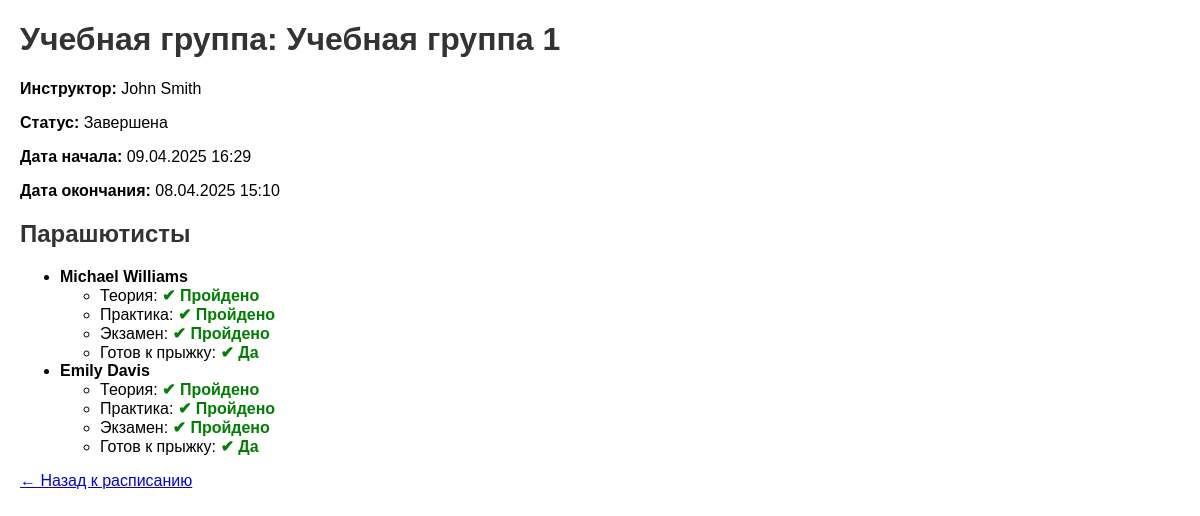
The page /instructors/1/training_groups/1/ on the database its author committed.
### instructors/models.py (models this page shows, shortened)
class TrainingGroup(models.Model):
    STATUS_CHOICES = [
        ('created', 'Создана'),  # Статус "Создана"
        ('in_progress', 'В процессе'),  # Статус "В процессе"
        ('completed', 'Завершена'),  # Статус "Завершена"
    ]
    group_id = models.AutoField(primary_key=True)
    instructor = models.ForeignKey('Instructor',
                                   on_delete=models.CASCADE)  # Убедитесь, что модель Instructor определена
    group_name = models.CharField(max_length=255)  # Название группы
    start_date_time = models.DateTimeField()  # Дата и время начала
    end_date_time = models.DateTimeField(null=True, blank=True)  # Дата и время завершения
    status = models.CharField(max_length=20, choices=STATUS_CHOICES, default='created')  # Статус с choices

class Instructor(models.Model):
    instructor_id = models.AutoField(primary_key=True)
    first_name = models.CharField(max_length=255)
    middle_name = models.CharField(max_length=255)
    last_name = models.CharField(max_length=255)
    contact_info = models.CharField(max_length=255)
    qualification = models.CharField(max_length=50)
    status = models.CharField(max_length=50)

class TrainingGroupParachutist(models.Model):
    parachutist = models.ForeignKey(Parachutist, on_delete=models.CASCADE)
    group = models.ForeignKey(TrainingGroup, on_delete=models.CASCADE)
    theory_passed = models.BooleanField(default=False)
    practice_passed = models.BooleanField(default=False)
    exam_passed = models.BooleanField(default=False)  # Новое поле для зачета
    ready_for_jump = models.BooleanField(default=False)  # Новое поле

class Parachutist(models.Model):
    parachutist_id = models.AutoField(primary_key=True)
    first_name = models.CharField(max_length=255)
    middle_name = models.CharField(max_length=255)
    last_name = models.CharField(max_length=255)
    contact_info = models.CharField(max_length=255)

### instructors/views.py (the view)
# urls.py: path('instructors/<int:instructor_id>/training_groups/<int:training_group_id>/', training_group_detail,
def training_group_detail(request, instructor_id, training_group_id):
    instructor = get_object_or_404(Instructor, pk=instructor_id)
    training_group = get_object_or_404(TrainingGroup, pk=training_group_id, instructor=instructor)
    group_parachutists = TrainingGroupParachutist.objects.filter(group=training_group).select_related('parachutist')
    context = {
        'instructor': instructor,
        'training_group': training_group,
        'group_parachutists': group_parachutists,
    }
    return render(request, 'training_group_detail.html', context)

### instructors/templates/training_group_detail.html (shortened to what this page needs)
<!DOCTYPE html>
<html lang="ru">
<head>
</head>
<body>
<h1>Учебная группа: {{ training_group.group_name }}</h1>
<p><strong>Инструктор:</strong> {{ instructor.first_name }} {{ instructor.last_name }}</p>
<p><strong>Статус:</strong> {{ training_group.get_status_display }}</p>
<p><strong>Дата начала:</strong> {{ training_group.start_date_time|date:"d.m.Y H:i" }}</p>
{% if training_group.end_date_time %}
    <p><strong>Дата окончания:</strong> {{ training_group.end_date_time|date:"d.m.Y H:i" }}</p>
{% endif %}
<h2>Парашютисты</h2>
{% if group_parachutists %}
    <ul>
        {% for gp in group_parachutists %}
            <li>
                <strong>
                    {% if training_group.status == 'in_progress' %}
                        <a href="{% url 'edit_checkpoint' instructor_id=instructor.instructor_id training_group_id=training_group.group_id parachutist_id=gp.parachutist.parachutist_id %}" class="parachutist-name">
                            {{ gp.parachutist.first_name }} {{ gp.parachutist.last_name }}
                        </a>
                    {% else %}
                        {{ gp.parachutist.first_name }} {{ gp.parachutist.last_name }}
                    {% endif %}
                </strong>
                <ul>
                    <li>Теория: <span class="{% if gp.theory_passed %}passed{% else %}failed{% endif %}">
                    {% if gp.theory_passed %}✔ Пройдено{% else %}✖ Не пройдено{% endif %}
                </span></li>
                    <li>Практика: <span class="{% if gp.practice_passed %}passed{% else %}failed{% endif %}">
                    {% if gp.practice_passed %}✔ Пройдено{% else %}✖ Не пройдено{% endif %}
                </span></li>
                    <li>Экзамен: <span class="{% if gp.exam_passed %}passed{% else %}failed{% endif %}">
                    {% if gp.exam_passed %}✔ Пройдено{% else %}✖ Не пройдено{% endif %}
                </span></li>
                    <li>Готов к прыжку: <span class="{% if gp.ready_for_jump %}passed{% else %}failed{% endif %}">
                    {% if gp.ready_for_jump %}✔ Да{% else %}✖ Нет{% endif %}
                </span></li>
                </ul>
            </li>
        {% endfor %}
    </ul>
{% else %}
    <p>В этой группе пока нет парашютистов.</p>
{% endif %}
<p><a href="{% url 'instructor_schedule' instructor_id=instructor.instructor_id %}">← Назад к расписанию</a></p>
</body>
</html>

### instructors/templates/training_group_detail.html (style rules this page uses)
body { font-family: Arial, sans-serif; margin: 20px; }
h1, h2 { color: #333; }
.passed { color: green; font-weight: bold; }

### rows shown on the page
TrainingGroup: group_name "Учебная группа 1", status "Завершена", start_date_time "09.04.2025 16:29", end_date_time "08.04.2025 15:10"
Instructor: first_name "John", last_name "Smith"
TrainingGroupParachutist: parachutist.first_name "Michael", parachutist.last_name "Williams", theory_passed "✔ Пройдено", practice_passed "✔ Пройдено", exam_passed "✔ Пройдено", ready_for_jump "✔ Да"
TrainingGroupParachutist: parachutist.first_name "Emily", parachutist.last_name "Davis", theory_passed "✔ Пройдено", practice_passed "✔ Пройдено", exam_passed "✔ Пройдено", ready_for_jump "✔ Да"
